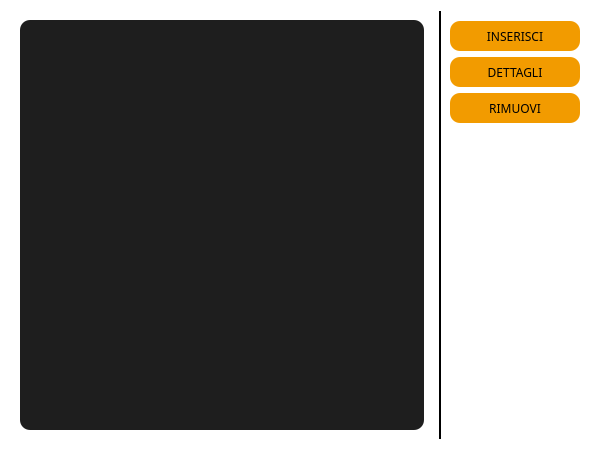
<?xml version="1.0" encoding="UTF-8"?>
<ui version="4.0">
 <class>vista_lista_clienti</class>
 <widget class="QWidget" name="vista_lista_clienti">
  <property name="geometry">
   <rect>
    <x>0</x>
    <y>0</y>
    <width>600</width>
    <height>450</height>
   </rect>
  </property>
  <property name="minimumSize">
   <size>
    <width>500</width>
    <height>450</height>
   </size>
  </property>
  <property name="maximumSize">
   <size>
    <width>600</width>
    <height>500</height>
   </size>
  </property>
  <property name="windowTitle">
   <string>Lista Clienti</string>
  </property>
  <property name="styleSheet">
   <string notr="true">background-color: rgb(255, 255, 255);
color: rgb(0, 0, 0);
border:none;</string>
  </property>
  <layout class="QHBoxLayout" name="horizontalLayout">
   <item>
    <widget class="QStackedWidget" name="stackedWidget">
     <property name="frameShape">
      <enum>QFrame::NoFrame</enum>
     </property>
     <property name="currentIndex">
      <number>0</number>
     </property>
     <widget class="QWidget" name="page_1">
      <layout class="QVBoxLayout" name="verticalLayout_2">
       <item>
        <widget class="QListView" name="list_view">
         <property name="font">
          <font>
           <family>Tiro Kannada</family>
          </font>
         </property>
         <property name="cursor" stdset="0">
          <cursorShape>PointingHandCursor</cursorShape>
         </property>
         <property name="styleSheet">
          <string notr="true">QListView{
background-color:rgba(0,0,0,225);
border-radius:10px;
color:white;
padding-left:5px;
padding-top:10px;
padding-right:5px;
}

QListView::item:selected {
border-radius:3px;
background-color: rgb(242, 155, 0);
color:black;
}</string>
         </property>
        </widget>
       </item>
      </layout>
     </widget>
     <widget class="QWidget" name="page_2">
      <layout class="QVBoxLayout" name="verticalLayout_4">
       <item>
        <widget class="QFrame" name="frame_6">
         <property name="maximumSize">
          <size>
           <width>16777215</width>
           <height>100</height>
          </size>
         </property>
         <property name="frameShape">
          <enum>QFrame::StyledPanel</enum>
         </property>
         <property name="frameShadow">
          <enum>QFrame::Raised</enum>
         </property>
         <layout class="QHBoxLayout" name="horizontalLayout_5">
          <item>
           <widget class="QLabel" name="nome_cognome_label">
            <property name="maximumSize">
             <size>
              <width>200</width>
              <height>16777215</height>
             </size>
            </property>
            <property name="font">
             <font>
              <family>Tiro Kannada</family>
              <pointsize>16</pointsize>
             </font>
            </property>
            <property name="text">
             <string>Nome</string>
            </property>
            <property name="alignment">
             <set>Qt::AlignCenter</set>
            </property>
           </widget>
          </item>
         </layout>
        </widget>
       </item>
       <item>
        <widget class="QFrame" name="frame_8">
         <property name="maximumSize">
          <size>
           <width>16777215</width>
           <height>50</height>
          </size>
         </property>
         <property name="frameShape">
          <enum>QFrame::StyledPanel</enum>
         </property>
         <property name="frameShadow">
          <enum>QFrame::Raised</enum>
         </property>
         <layout class="QHBoxLayout" name="horizontalLayout_2">
          <item>
           <widget class="QLabel" name="titolo1">
            <property name="font">
             <font>
              <family>Tiro Kannada</family>
              <pointsize>15</pointsize>
             </font>
            </property>
            <property name="text">
             <string>Id:</string>
            </property>
            <property name="alignment">
             <set>Qt::AlignRight|Qt::AlignTrailing|Qt::AlignVCenter</set>
            </property>
           </widget>
          </item>
          <item>
           <widget class="QLabel" name="id_label">
            <property name="font">
             <font>
              <family>Tiro Kannada</family>
              <pointsize>15</pointsize>
             </font>
            </property>
            <property name="text">
             <string>Text</string>
            </property>
            <property name="alignment">
             <set>Qt::AlignLeading|Qt::AlignLeft|Qt::AlignVCenter</set>
            </property>
            <property name="wordWrap">
             <bool>true</bool>
            </property>
           </widget>
          </item>
         </layout>
        </widget>
       </item>
       <item>
        <widget class="QFrame" name="frame_11">
         <property name="maximumSize">
          <size>
           <width>16777215</width>
           <height>50</height>
          </size>
         </property>
         <property name="frameShape">
          <enum>QFrame::StyledPanel</enum>
         </property>
         <property name="frameShadow">
          <enum>QFrame::Raised</enum>
         </property>
         <layout class="QHBoxLayout" name="horizontalLayout_6">
          <item>
           <widget class="QLabel" name="titolo1_4">
            <property name="font">
             <font>
              <family>Tiro Kannada</family>
              <pointsize>15</pointsize>
             </font>
            </property>
            <property name="text">
             <string>Indirizzo:</string>
            </property>
            <property name="alignment">
             <set>Qt::AlignRight|Qt::AlignTrailing|Qt::AlignVCenter</set>
            </property>
           </widget>
          </item>
          <item>
           <widget class="QLabel" name="indirizzo_label">
            <property name="font">
             <font>
              <family>Tiro Kannada</family>
              <pointsize>15</pointsize>
             </font>
            </property>
            <property name="text">
             <string>Text</string>
            </property>
            <property name="alignment">
             <set>Qt::AlignLeading|Qt::AlignLeft|Qt::AlignVCenter</set>
            </property>
            <property name="wordWrap">
             <bool>true</bool>
            </property>
           </widget>
          </item>
         </layout>
        </widget>
       </item>
       <item>
        <widget class="QFrame" name="frame_10">
         <property name="maximumSize">
          <size>
           <width>16777215</width>
           <height>50</height>
          </size>
         </property>
         <property name="frameShape">
          <enum>QFrame::StyledPanel</enum>
         </property>
         <property name="frameShadow">
          <enum>QFrame::Raised</enum>
         </property>
         <layout class="QHBoxLayout" name="horizontalLayout_4">
          <item>
           <widget class="QLabel" name="titolo1_3">
            <property name="font">
             <font>
              <family>Tiro Kannada</family>
              <pointsize>15</pointsize>
             </font>
            </property>
            <property name="text">
             <string>Codice fiscale:</string>
            </property>
            <property name="alignment">
             <set>Qt::AlignRight|Qt::AlignTrailing|Qt::AlignVCenter</set>
            </property>
           </widget>
          </item>
          <item>
           <widget class="QLabel" name="cfiscale_label">
            <property name="font">
             <font>
              <family>Tiro Kannada</family>
              <pointsize>15</pointsize>
             </font>
            </property>
            <property name="text">
             <string>Text</string>
            </property>
            <property name="alignment">
             <set>Qt::AlignLeading|Qt::AlignLeft|Qt::AlignVCenter</set>
            </property>
            <property name="wordWrap">
             <bool>true</bool>
            </property>
           </widget>
          </item>
         </layout>
        </widget>
       </item>
       <item>
        <widget class="QFrame" name="frame_9">
         <property name="maximumSize">
          <size>
           <width>16777215</width>
           <height>50</height>
          </size>
         </property>
         <property name="frameShape">
          <enum>QFrame::StyledPanel</enum>
         </property>
         <property name="frameShadow">
          <enum>QFrame::Raised</enum>
         </property>
         <layout class="QHBoxLayout" name="horizontalLayout_3">
          <item>
           <widget class="QLabel" name="titolo1_2">
            <property name="font">
             <font>
              <family>Tiro Kannada</family>
              <pointsize>15</pointsize>
             </font>
            </property>
            <property name="text">
             <string>Telefono:</string>
            </property>
            <property name="alignment">
             <set>Qt::AlignRight|Qt::AlignTrailing|Qt::AlignVCenter</set>
            </property>
           </widget>
          </item>
          <item>
           <widget class="QLabel" name="telefono_label">
            <property name="font">
             <font>
              <family>Tiro Kannada</family>
              <pointsize>15</pointsize>
             </font>
            </property>
            <property name="text">
             <string>Text</string>
            </property>
            <property name="alignment">
             <set>Qt::AlignLeading|Qt::AlignLeft|Qt::AlignVCenter</set>
            </property>
            <property name="wordWrap">
             <bool>true</bool>
            </property>
           </widget>
          </item>
         </layout>
        </widget>
       </item>
      </layout>
     </widget>
    </widget>
   </item>
   <item>
    <widget class="QFrame" name="frame_4">
     <property name="sizePolicy">
      <sizepolicy hsizetype="Expanding" vsizetype="Expanding">
       <horstretch>0</horstretch>
       <verstretch>0</verstretch>
      </sizepolicy>
     </property>
     <property name="maximumSize">
      <size>
       <width>150</width>
       <height>16777215</height>
      </size>
     </property>
     <property name="styleSheet">
      <string notr="true">border-left:2px solid black;</string>
     </property>
     <property name="frameShape">
      <enum>QFrame::StyledPanel</enum>
     </property>
     <property name="frameShadow">
      <enum>QFrame::Raised</enum>
     </property>
     <layout class="QVBoxLayout" name="verticalLayout_3">
      <property name="spacing">
       <number>6</number>
      </property>
      <property name="leftMargin">
       <number>9</number>
      </property>
      <property name="topMargin">
       <number>10</number>
      </property>
      <property name="rightMargin">
       <number>9</number>
      </property>
      <property name="bottomMargin">
       <number>9</number>
      </property>
      <item>
       <widget class="QPushButton" name="new_button">
        <property name="minimumSize">
         <size>
          <width>0</width>
          <height>30</height>
         </size>
        </property>
        <property name="font">
         <font>
          <family>Tiro Kannada</family>
         </font>
        </property>
        <property name="cursor">
         <cursorShape>PointingHandCursor</cursorShape>
        </property>
        <property name="styleSheet">
         <string notr="true">QPushButton{
   
	background-color: rgb(242, 155, 0);
     border:none;
     
	color: rgb(0, 0, 0);
     border-radius:10px;
   
}</string>
        </property>
        <property name="text">
         <string>INSERISCI</string>
        </property>
       </widget>
      </item>
      <item>
       <widget class="QPushButton" name="dettagli_button">
        <property name="minimumSize">
         <size>
          <width>0</width>
          <height>30</height>
         </size>
        </property>
        <property name="font">
         <font>
          <family>Tiro Kannada</family>
         </font>
        </property>
        <property name="cursor">
         <cursorShape>PointingHandCursor</cursorShape>
        </property>
        <property name="styleSheet">
         <string notr="true">QPushButton{
   
	background-color: rgb(242, 155, 0);
     border:none;
     
	color: rgb(0, 0, 0);
     border-radius:10px;
   
}</string>
        </property>
        <property name="text">
         <string>DETTAGLI</string>
        </property>
        <property name="icon">
         <iconset resource="../../home/view/res.qrc">
          <normaloff>:/icone/icone/piu.png</normaloff>
          <normalon>:/icone/icone/meno.png</normalon>:/icone/icone/piu.png</iconset>
        </property>
        <property name="checkable">
         <bool>true</bool>
        </property>
       </widget>
      </item>
      <item>
       <widget class="QPushButton" name="delete_button">
        <property name="minimumSize">
         <size>
          <width>0</width>
          <height>30</height>
         </size>
        </property>
        <property name="font">
         <font>
          <family>Tiro Kannada</family>
         </font>
        </property>
        <property name="cursor">
         <cursorShape>PointingHandCursor</cursorShape>
        </property>
        <property name="styleSheet">
         <string notr="true">QPushButton{
   
	background-color: rgb(242, 155, 0);
     border:none;
     
	color: rgb(0, 0, 0);
     border-radius:10px;
   
}</string>
        </property>
        <property name="text">
         <string>RIMUOVI</string>
        </property>
       </widget>
      </item>
      <item>
       <spacer name="verticalSpacer">
        <property name="orientation">
         <enum>Qt::Vertical</enum>
        </property>
        <property name="sizeHint" stdset="0">
         <size>
          <width>20</width>
          <height>40</height>
         </size>
        </property>
       </spacer>
      </item>
     </layout>
    </widget>
   </item>
  </layout>
 </widget>
 <resources>
  <include location="../../home/view/res.qrc"/>
 </resources>
 <connections/>
</ui>
